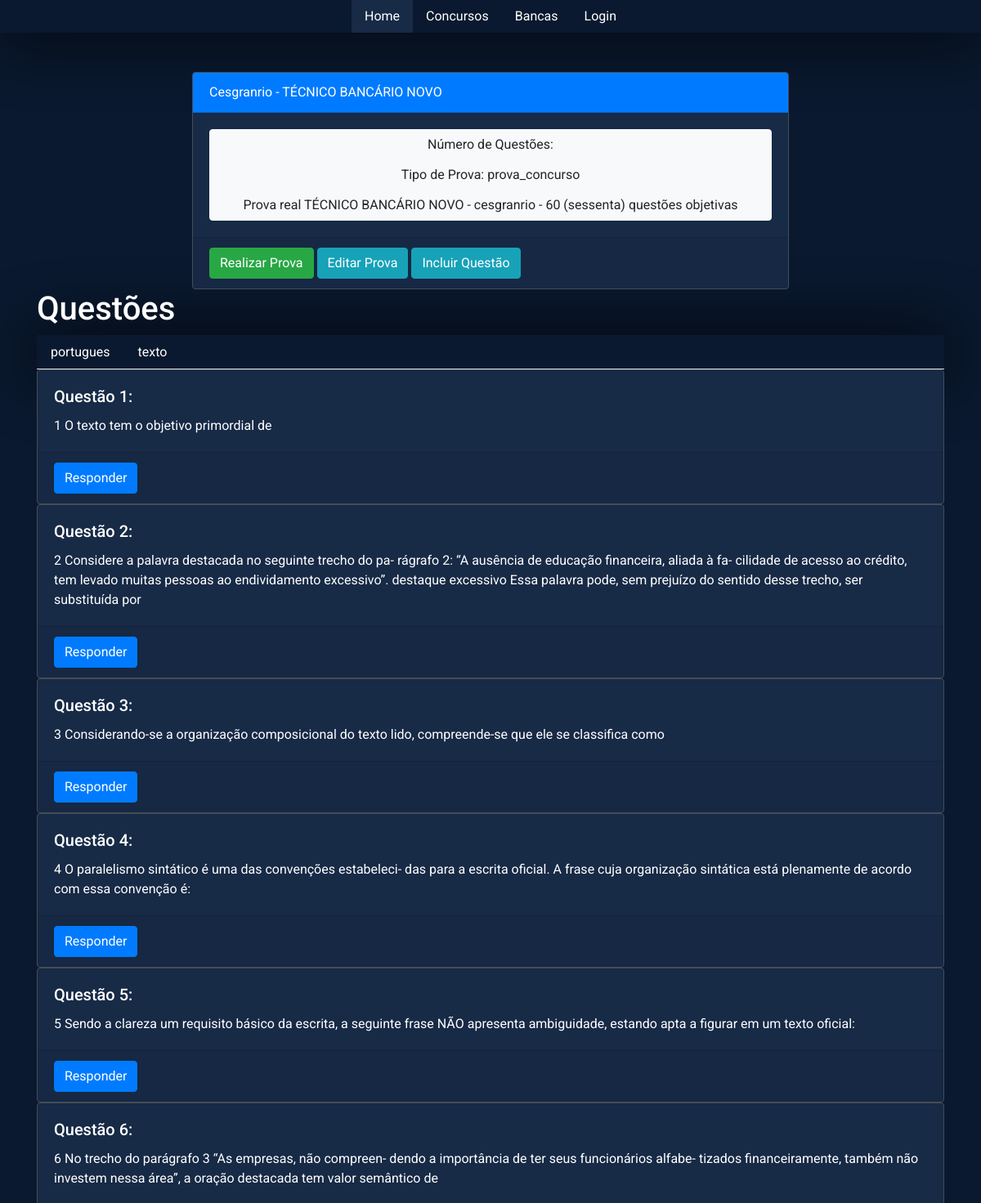
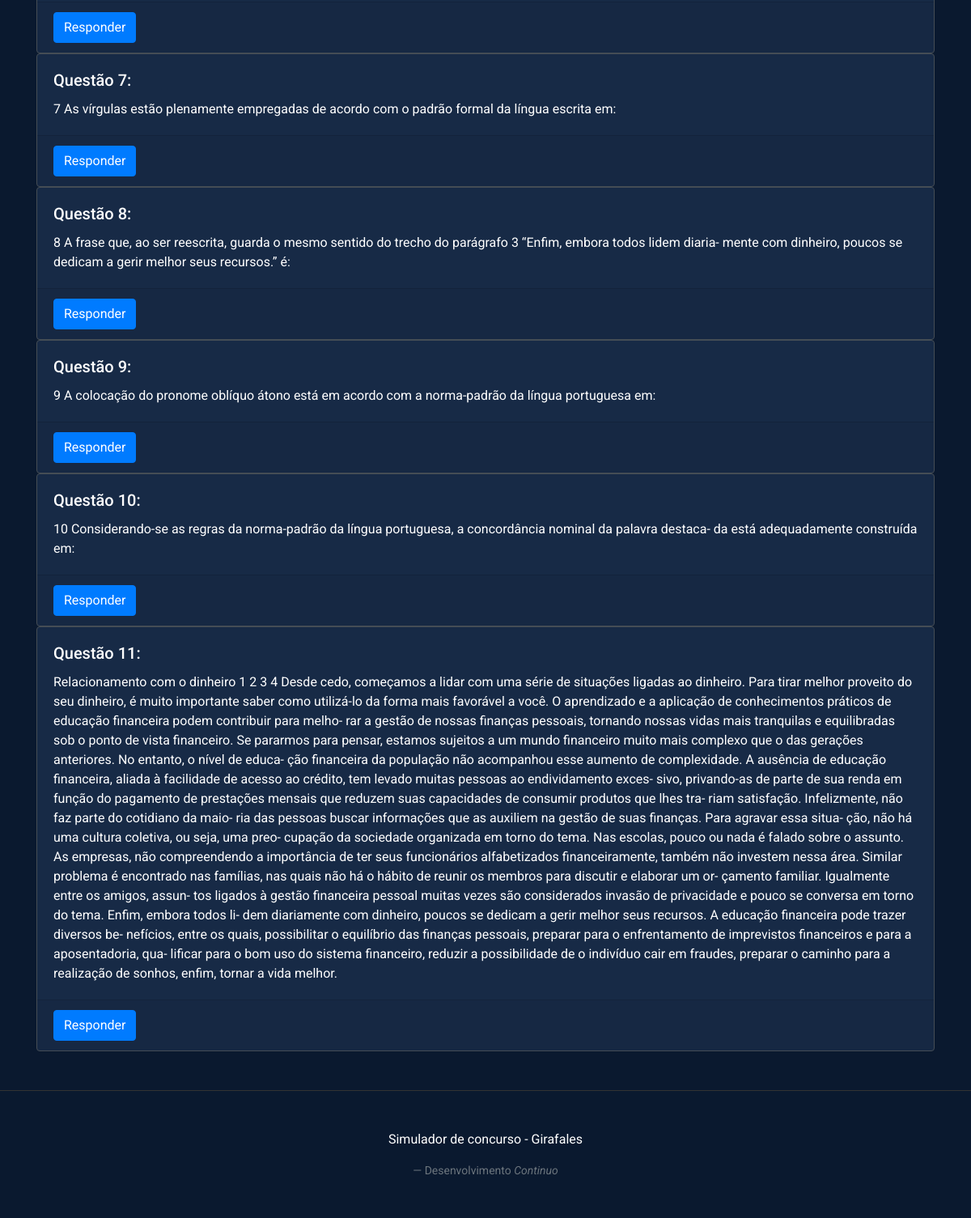
The page /exames/ver/7 on the database its author committed (2 pictures, top to bottom).
### model.py (models this page shows)
class Exam(SQLModel, table=True):
	id: Optional[int] = Field(default=None, primary_key=True)
	name: str
	year: str
	description: str
	types:str #para indicar se é a prova do concurso ou uma prova montada
	contest_id: int = Field(foreign_key='contest.id')
	questions:List['Question_exam']=Relationship()

class Question(SQLModel, table=True):
	id: Optional[int] = Field(default=None, primary_key=True)
	text: str
	associate: Optional[int]
	types:str
	tag: Optional[str]
	alternatives:List['Alternative']=Relationship()
	responses:List['Response']=Relationship()

### exam.py (the view)
@exam.route('/ver/<id>', methods = ['GET','POST'])
def view(id):
	exam = model.get_exam_by_id(id)
	questions = model.get_questions_view(id)
	tags = []
	for x in questions:
		if x.tag in tags:
			pass
		else:
			tags.append(x.tag)
	return render_template('exam/view.html' , exam=exam , questions = questions , tags = tags)

### model.py (called while the page is built)
def get_questions_view(id):
	with Session(engine) as session:
		query = select(Question).join(Question_exam)
		query = query.where( Question_exam.exam_id == id )
		data = session.exec(query).all()
		return data

def get_exam_by_id(id):
	with Session(engine) as session:
		data = session.get(Exam, id)
		return data

### templates/exam/view.html
{% extends "base.html" %}
{% block styles %}
    {{ bootstrap.load_css() }}
    <link rel="stylesheet"
                  href="{{url_for('static', filename='index.css')}}">
{% endblock %}
{% block content %}
<div class="container mt-5">
    <div class="row justify-content-center">
        <div class="col-md-8">
            <div class="card">
                <div class="card-header bg-primary text-white">
                    {{exam.name}}
                </div>
                <div class="card-body">
                    <div class="btn-group-vertical w-100">
                        <button type="button" class="btn btn-light">Número
                        de Questões: {{exam.count}}</button>
                        <button type="button" class="btn btn-light">Tipo de Prova: {{exam.types}}</button>
                        <button type="button" class="btn btn-light">{{exam.description}}</button>
                    </div>
                </div>
                <div class="card-footer">
                    <a href="{{ url_for('exam.releaze', id=exam.id) }}" class="btn btn-success">Realizar Prova</a>
                    <a href="{{ url_for('exam.edit', id=exam.id) }}" class="btn btn-info">Editar Prova</a>
                    <a href="{{ url_for('question.create', id=exam.id) }}" class="btn btn-info">Incluir Questão</a>
                </div>
            </div>
        </div>
    </div>
</div>
  <div class="container">
    <h1>Questões</h1>
    <ul class="nav nav-tabs" id="myTab" role="tablist">
      {%if tags:%}
        {%for x in tags:%}
          <li class="nav-item">
            <a class="nav-link" id="{{x}}-tab" data-toggle="tab" href="#{{x}}" role="tab" aria-controls="{{x}}" aria-selected="true">{{x}}</a>
          </li>
        {%endfor%}
      {%endif%}
    </ul>
<div class="tab-content" id="myTabContent">
    {%if tags:%}
        {%for y in tags:%}
    <div class="tab-pane fade  show active" id="{{y}}" role="tabpanel" aria-labelledby="{{y}}-tab">
        <div class="category">
            {%if questions: %}
                {%for x in questions:%}
                {%if x.tag == y:%}
                    <div class="card">
                        <div class="card-body">
                            <h5 class="card-title">Questão {{x.id}}:</h5>
                            <p class="card-text"> {{x.text}}</p>
                        </div>
                        <div class="card-footer">
                            <a href="{{ url_for('question.view', question_id=x.id, exam_id=exam.id  ) }}" class="btn btn-primary">Responder</a>
                        </div>
                    </div>
                {%endif%}
            {%endfor%}
            {%else%}
                <div class="card">
                    <div class="card-body">
                        <h5 class="card-title">Não existe</h5>
                    </div>
                </div>
            {%endif%}
        </div>
    </div>
    {%endfor%}
      {%endif%}
</div>
</div>
{% endblock %}

### templates/base.html (style rules this page uses)
body { font-family: 'Roboto', sans-serif; background-color: #0a192f; color: #ffffff }
.card { background-color: #172a46 !important; border-color: #454d55 !important; color: #ffffff !important; }
.nav-link { color: #ffffff !important; }
.nav { box-shadow: 1px 1px 80px 1px #000; }

### rows shown on the page
Exam: name "Cesgranrio - TÉCNICO BANCÁRIO NOVO", types "prova_concurso", description "Prova real TÉCNICO BANCÁRIO NOVO - cesgranrio - 60 (sessenta) questões objetivas"
Question: tag "portugues", id "1", text "1 O texto tem o objetivo primordial de"
Question: tag "texto", id "11", text "Relacionamento com o dinheiro 1 2 3 4 Desde cedo, começamos a lidar com uma série de situações ligadas ao dinheiro. Para tirar melhor proveito do seu dinheiro, é muito importante saber como utilizá-lo da forma mais favorável a você. O aprendizado e a aplicação de conhecimentos práticos de educação financeira podem contribuir para melho- rar a gestão de nossas finanças pessoais, tornando nossas vidas mais tranquilas e equilibradas sob o ponto de vista financeiro. Se pararmos para pensar, estamos sujeitos a um mundo financeiro muito mais complexo que o das gerações anteriores. No entanto, o nível de educa- ção financeira da população não acompanhou esse aumento de complexidade. A ausência de…"
Question: id "2", text "2 Considere a palavra destacada no seguinte trecho do pa- rágrafo 2: “A ausência de educação financeira, aliada à fa- cilidade de acesso ao crédito, tem levado muitas pessoas ao endividamento excessivo”. destaque excessivo Essa palavra pode, sem prejuízo do sentido desse trecho, ser substituída por"
Question: id "3", text "3 Considerando-se a organização composicional do texto lido, compreende-se que ele se classifica como"
Question: id "4", text "4 O paralelismo sintático é uma das convenções estabeleci- das para a escrita oficial. A frase cuja organização sintática está plenamente de acordo com essa convenção é:"
Question: id "5", text "5 Sendo a clareza um requisito básico da escrita, a seguinte frase NÃO apresenta ambiguidade, estando apta a figurar em um texto oficial:"
Question: id "6", text "6 No trecho do parágrafo 3 “As empresas, não compreen- dendo a importância de ter seus funcionários alfabe- tizados financeiramente, também não investem nessa área”, a oração destacada tem valor semântico de"
Question: id "7", text "7 As vírgulas estão plenamente empregadas de acordo com o padrão formal da língua escrita em:"
Question: id "8", text "8 A frase que, ao ser reescrita, guarda o mesmo sentido do trecho do parágrafo 3 “Enfim, embora todos lidem diaria- mente com dinheiro, poucos se dedicam a gerir melhor seus recursos.” é:"
Question: id "9", text "9 A colocação do pronome oblíquo átono está em acordo com a norma-padrão da língua portuguesa em:"
Question: id "10", text "10 Considerando-se as regras da norma-padrão da língua portuguesa, a concordância nominal da palavra destaca- da está adequadamente construída em:"
